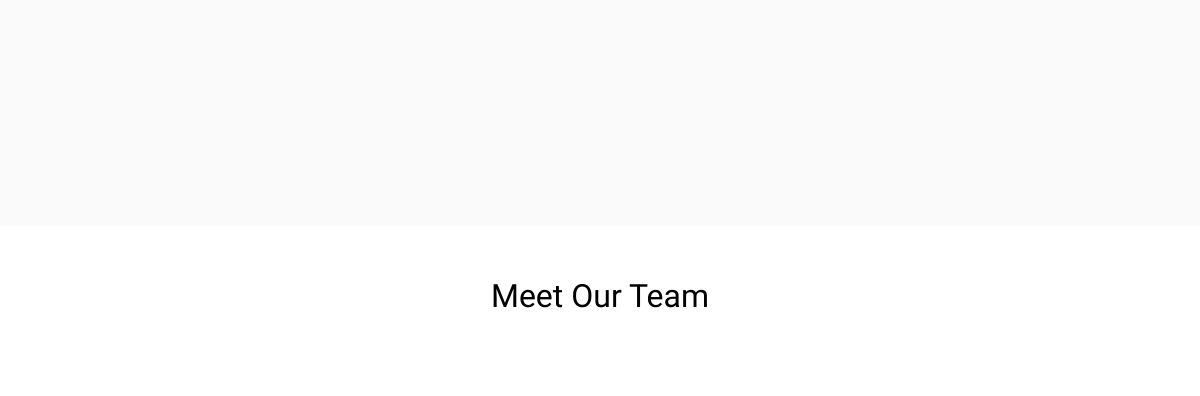
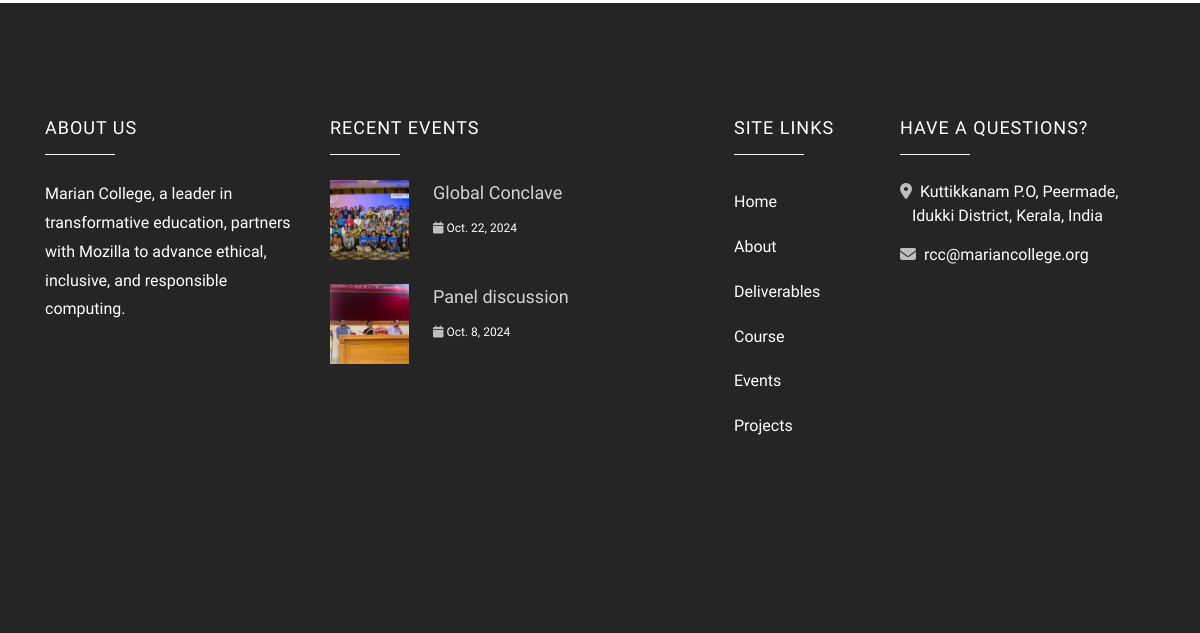
The app's page / (lower part), older data (2 pictures, top to bottom).
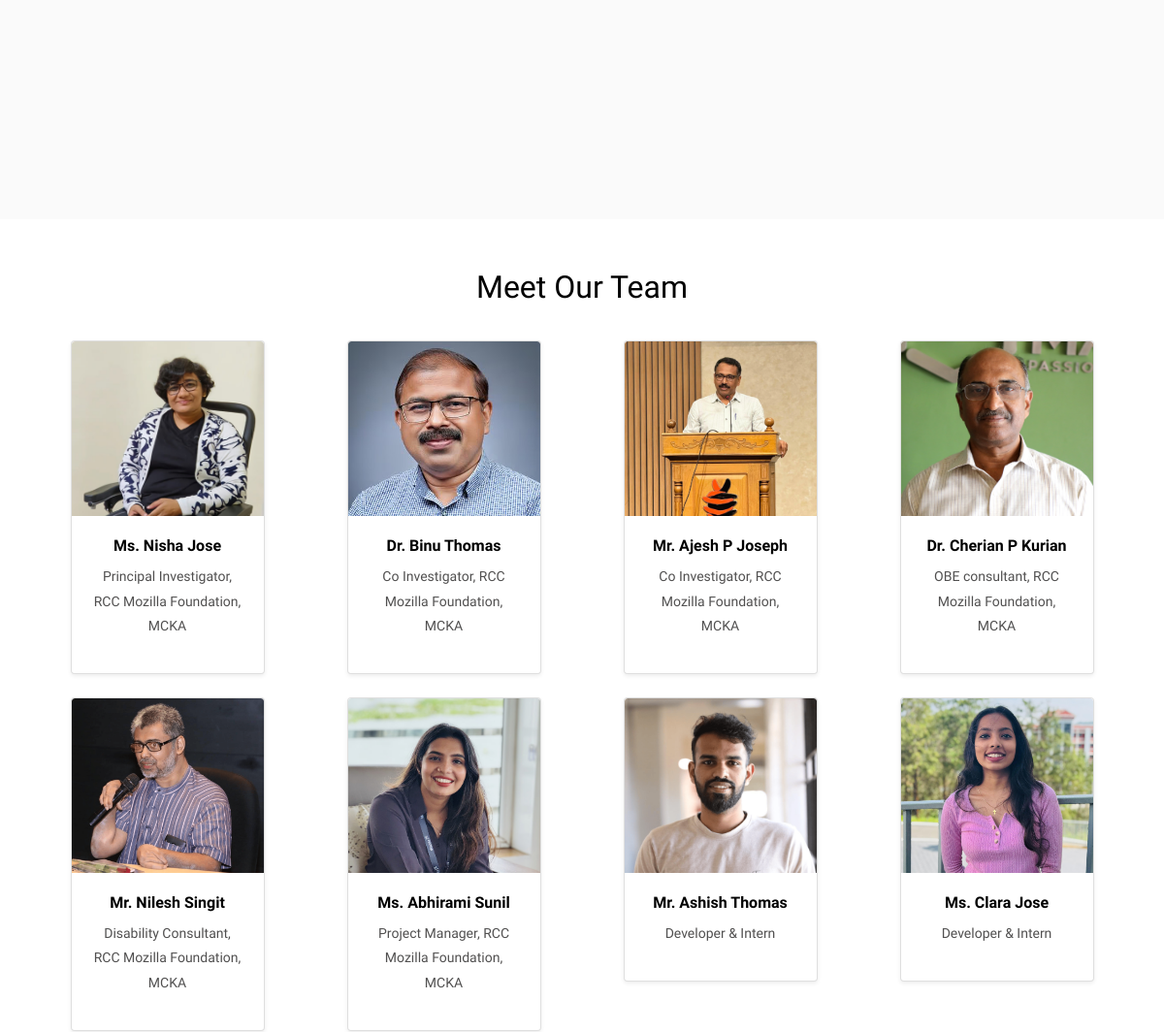
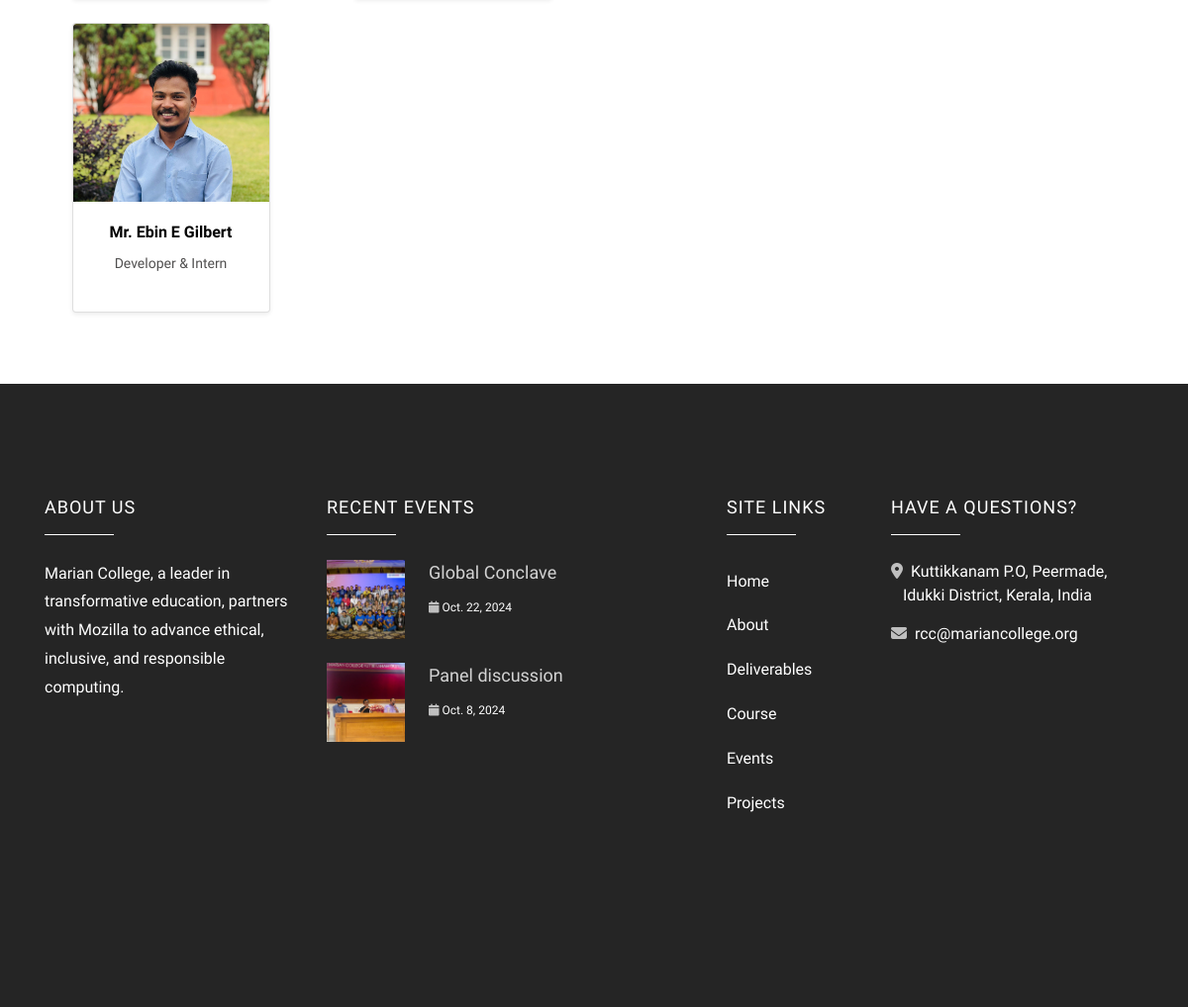
The same page, newer data (2 pictures, top to bottom).
### mozilla/models.py (models this page shows, shortened)
class TeamMember(models.Model):
    name = models.CharField(max_length=255)
    role = models.CharField(max_length=255)
    image = models.ImageField(upload_to='team/')

### mozilla/views.py (the view)
# urls.py: path("", views.index, name="index"),
def index(request):
    team_members = TeamMember.objects.all()
    return render(request, 'index.html', {'team_members': team_members})

### mozilla/templates/index.html (shortened to what the changed rows need)
<!DOCTYPE html>
<html lang="en">
  <head>
    <link rel="stylesheet" href="https://cdnjs.cloudflare.com/ajax/libs/font-awesome/6.4.2/css/all.min.css">
    <link rel="stylesheet" href="static/css/open-iconic-bootstrap.min.css">
    <link rel="stylesheet" href="static/css/animate.css">
    <link rel="stylesheet" href="static/css/owl.carousel.min.css">
    <link rel="stylesheet" href="static/css/owl.theme.default.min.css">
    <link rel="stylesheet" href="static/css/ionicons.min.css">
    <link rel="stylesheet" href="static/css/flaticon.css">
    <link rel="stylesheet" href="static/css/icomoon.css">
    <link rel="stylesheet" href="static/css/style.css">
  </head>
  <body>
    <head role="banner">
  </head>
  <main role="main">
  <section class="team-section py-5">
    <div class="container">
        <div class="row justify-content-center mb-4">
            <div class="col-md-8 text-center">
                <h2 class="section-title">Meet Our Team</h2>
            </div>
        </div>
        <div class="row">
            {% for member in team_members %}
            <div class="col-md-3 col-6 mb-4">
                <div class="card team-card shadow-sm">
                    <div class="card-img-top team-img" style="background-image: url('{{ member.image.url }}');"></div>
                    <div class="card-body text-center">
                        <h5 class="team-name">{{ member.name }}</h5>
                        <p class="team-role">{{ member.role }}</p>
                    </div>
                </div>
            </div>
            {% endfor %}
        </div>
    </div>
</section>
  </main>
    <footer class="ftco-footer ftco-section img" role="contentinfo" style="color: white;">
      <div class="container">
        <div class="row mb-5">
          <div class="col-md-3">
            <div class="ftco-footer-widget mb-4">
              <h2 class="ftco-heading-2" style="color: white;">About Us</h2>
            </div>
          </div>
          <div class="col-md-4">
            <div class="ftco-footer-widget mb-4">
              <h2 class="ftco-heading-2" style="color: white;">Recent Events</h2>
            </div>
          </div>
          <div class="col-md-2">
             <div class="ftco-footer-widget mb-4 ml-md-4">
              <h2 class="ftco-heading-2" style="color: white;">Site Links</h2>
            </div>
          </div>
          <div class="col-md-3">
            <div class="ftco-footer-widget mb-4">
            	<h2 class="ftco-heading-2" style="color: white;">Have a Questions?</h2>
            </div>
          </div>
        </div>
      </div>
    </footer>
  </body>
</html>

Row changes from the older to the newer data that the page shows:
added TeamMember: image (picture), name "Ms. Nisha Jose", role "Principal Investigator, RCC Mozilla Foundation, MCKA"
added TeamMember: image (picture), name "Dr. Binu Thomas", role "Co Investigator, RCC Mozilla Foundation, MCKA"
added TeamMember: image (picture), name "Mr. Ajesh P Joseph", role "Co Investigator, RCC Mozilla Foundation, MCKA"
added TeamMember: image (picture), name "Dr. Cherian P Kurian", role "OBE consultant, RCC Mozilla Foundation, MCKA"
added TeamMember: image (picture), name "Mr. Nilesh Singit", role "Disability Consultant, RCC Mozilla Foundation, MCKA"
added TeamMember: image (picture), name "Ms. Abhirami Sunil", role "Project Manager, RCC Mozilla Foundation, MCKA"
added TeamMember: image (picture), name "Mr. Ashish Thomas", role "Developer & Intern"
added TeamMember: image (picture), name "Ms. Clara Jose", role "Developer & Intern"
added TeamMember: image (picture), name "Mr. Ebin E Gilbert", role "Developer & Intern"
